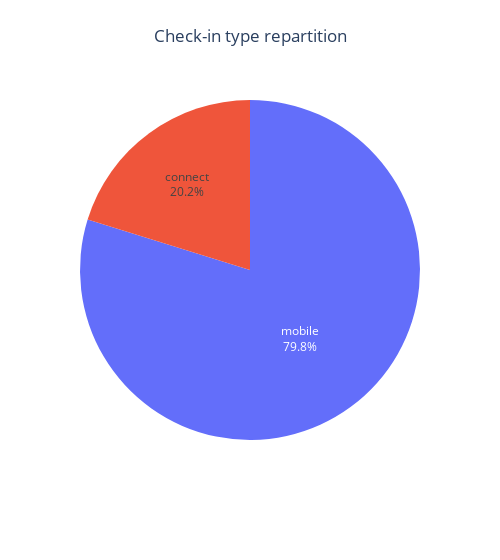

Notebook code for this chart:
### Code cell
# Distribution of type of check-in

fig = px.pie(df_merged, names='checkin_type', width=500)
fig.update_traces(
    textinfo='percent+label',
)

fig.update_layout(
    title={
        'text': 'Check-in type repartition',
        'x': 0.5, 
        'xanchor': 'center',
        'yanchor': 'top'
    },
    showlegend=False
)
fig.show()

### Figure 1 — Plotly figure (JSON) as saved in the notebook; plotly's stock layout.template omitted (floating-point values rounded to 4 significant figures; data arrays with more than 128 entries replaced by an {"elided": "..."} marker saying what was removed)
{"data": [{"domain": {"x": [0, 1], "y": [0, 1]}, "hovertemplate": "checkin_type=%{label}<extra></extra>", "labels": {"elided": "21310 str values"}, "legendgroup": "", "name": "", "showlegend": true, "textinfo": "percent+label", "type": "pie"}], "layout": {"legend": {"tracegroupgap": 0}, "margin": {"t": 60}, "showlegend": false, "title": {"text": "Check-in type repartition", "x": 0.5, "xanchor": "center", "yanchor": "top"}, "width": 500}}
